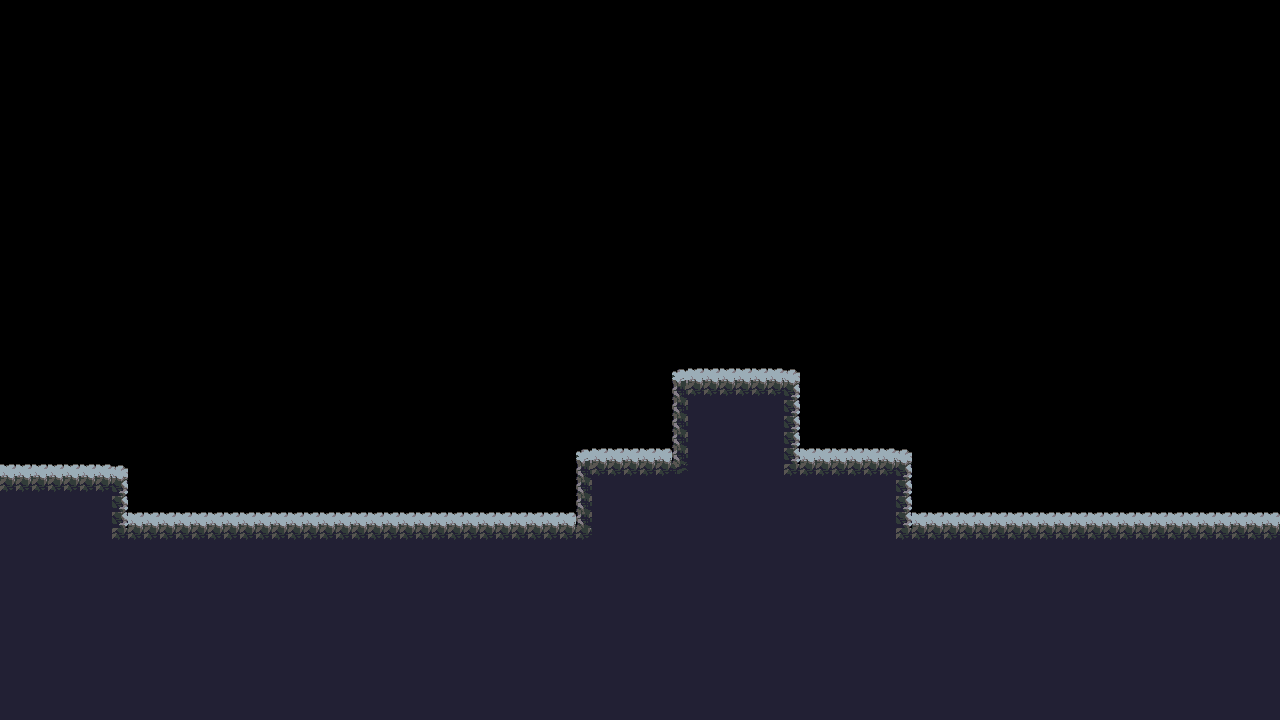

The image is a tile-based game level rendered from a .tmx file. Its description and source (layers, tilesets, objects; grid data summarised) follow:
An orthogonal 80x45 tile map with 16x16 px tiles, 1 tile layer (platform).

<map version="1.0" tiledversion="1.0.1" orientation="orthogonal" renderorder="right-down" width="80" height="45" tilewidth="16" tileheight="16" nextobjectid="1">
 <tileset firstgid="1" name="cave_tiles_platform" tilewidth="16" tileheight="16" tilecount="825" columns="33">
  <image source="cave_tiles_platform.png" width="531" height="411" />
 </tileset>
 <layer name="platform" width="80" height="45">
  <data>[3600 cells, 1188 non-empty, 25 distinct tile ids]</data>
 </layer>
</map>
